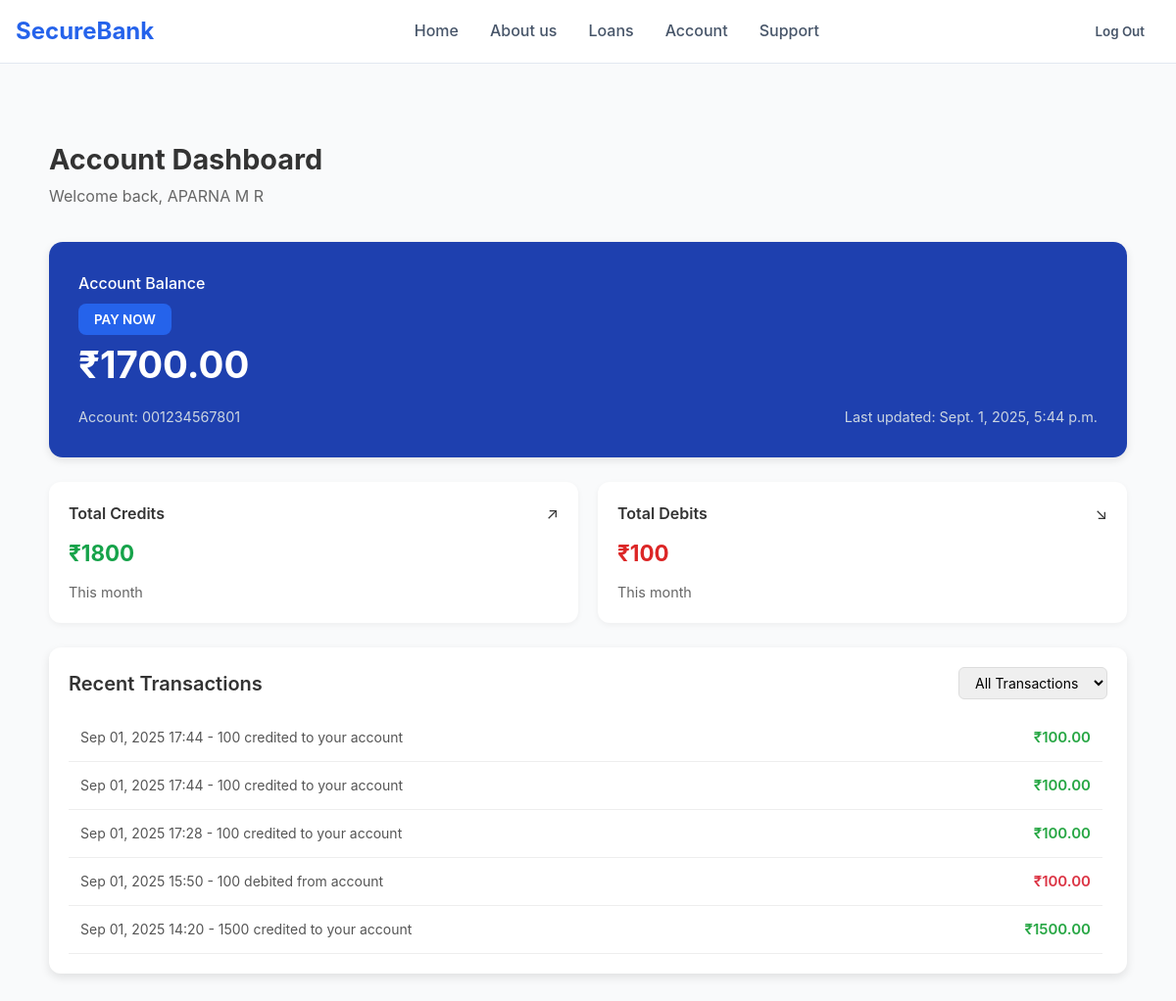
The app's page /account_dashboard/ (signed in), older data.
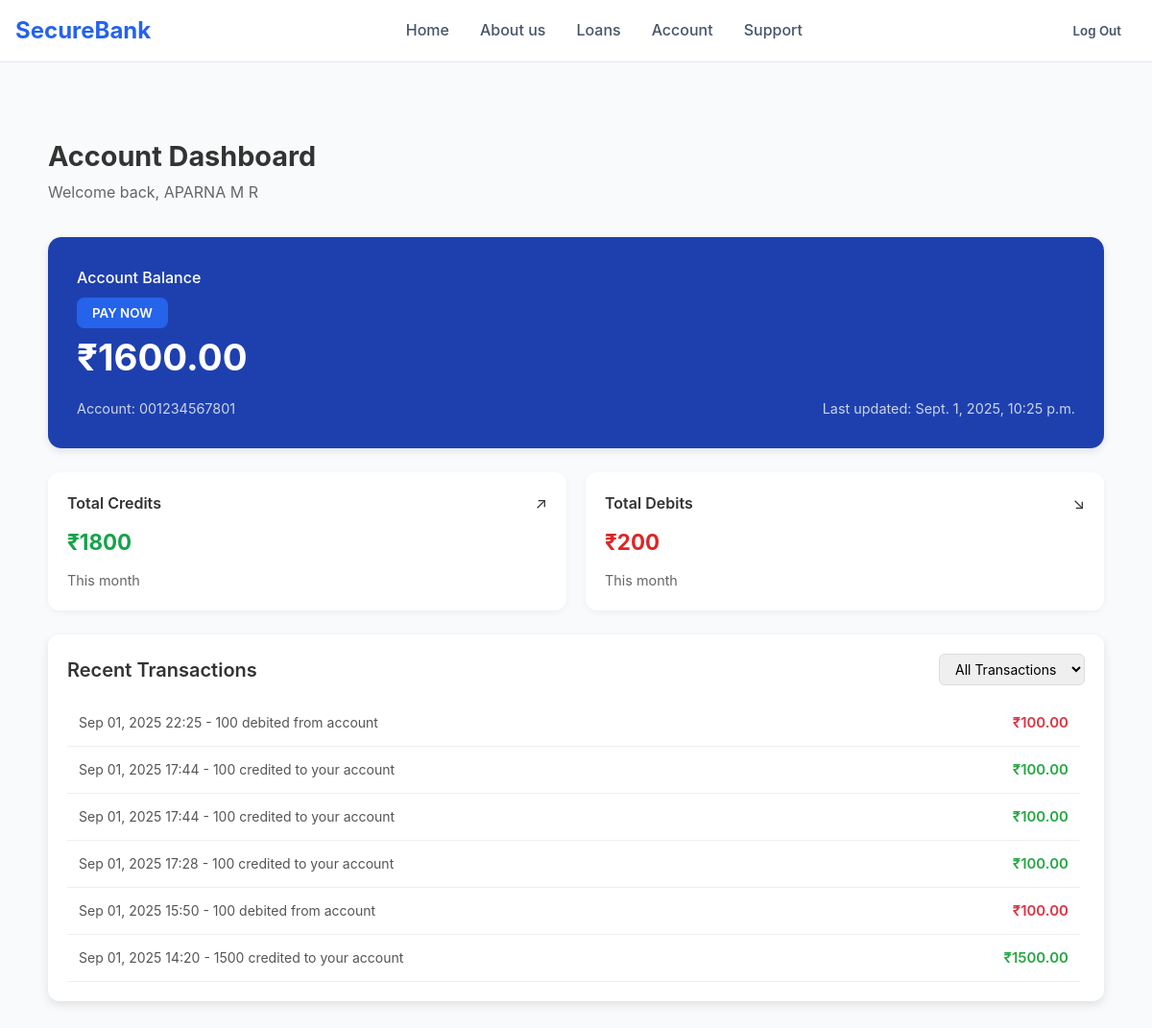
The same page, newer data.
### BankApp/models.py (models this page shows, shortened)
class Account(models.Model):
    user = models.OneToOneField(User, on_delete=models.CASCADE, blank=True, null=True)
    account_number = models.CharField(max_length=20, unique=True, editable=False)
    balance = models.DecimalField(max_digits=12, decimal_places=2, default=0.00)
    last_updated = models.DateTimeField(auto_now=True)

class Transaction(models.Model):
    TRANSACTION_TYPES = [
        ("credit", "Credit"),
        ("debit", "Debit"),
    ]
    account = models.ForeignKey(Account, on_delete=models.CASCADE, related_name="transactions")
    transaction_type = models.CharField(max_length=10, choices=TRANSACTION_TYPES)
    amount = models.DecimalField(max_digits=10, decimal_places=2)
    description = models.CharField(max_length=255, blank=True, null=True)
    timestamp = models.DateTimeField(auto_now_add=True)

### BankApp/views.py (the view)
# urls.py: path('account_dashboard/',views.account_dashboard,name="account_dashboard"),
def account_dashboard(request):
    try:
        account = Account.objects.get(user=request.user)
    except Account.DoesNotExist:
        messages.error(request, "❌ No account found. Please create one.")
        return redirect("homepage")
    start_month = now().replace(day=1, hour=0, minute=0, second=0, microsecond=0)
    total_credits = Transaction.objects.filter(
        account=account,
        transaction_type="credit",
        timestamp__gte=start_month
    ).aggregate(total=Sum("amount"))["total"] or 0
    total_debits = Transaction.objects.filter(
        account=account,
        transaction_type="debit",
        timestamp__gte=start_month
    ).aggregate(total=Sum("amount"))["total"] or 0
    transactions = Transaction.objects.filter(account=account).order_by("-timestamp")[:10]
    return render(request, "account.html", {
        "account": account,
        "total_credits": total_credits,
        "total_debits": total_debits,
        "transactions": transactions,
    })

### BankApp/templates/account.html (shortened to what this page needs)
{% load static %}
<!DOCTYPE html>
<html lang="en">
<head>
    <link rel="stylesheet" href="{% static 'css/account.css' %}">
</head>
<body>
    <nav class="navbar">
        <div class="nav-container">
            <div class="nav-content">
                <div class="logo">
                    <h1>SecureBank</h1>
                </div>
                <div class="nav-links">
                    <a href="{% url 'homepage'%}" class="nav-link">Home</a>
                    <a href="#" class="nav-link">About us</a>
                    <a href="#" class="nav-link">Loans</a>
                    <a href="{% url 'account_dashboard' %}"class="nav-link">Account</a>
                    <a href="#" class="nav-link">Support</a>
                </div>
                <div class="auth-buttons">
    {% if request.user.is_authenticated %}
        <a href="{% url 'logout' %}">
            <button class="btn-ghost">Log Out</button>
        </a>
    {% else %}
        <button class="btn-ghost" onclick="openModal('login')">Log In</button>
        <button class="btn-primary" onclick="openModal('signup')">Sign Up</button>
    {% endif %}
</div>
            </div>
        </div>
    </nav>
    <main class="account-main">
        <div class="container">
                <div class="account-header">
    <h1>Account Dashboard</h1>
    <p>Welcome back, {{ request.user.first_name|upper }} {{ request.user.last_name|upper }}</p>
</div>
<div class="balance-card">
    <div class="balance-header">
        <h2>Account Balance</h2>
        <button class="btn-primary transfer-btn" onclick="openmoneyModal()">PAY NOW</button>
    </div>
    <div class="balance-amount">₹{{ account.balance }}</div>
    <div class="balance-info">
        <span class="account-number">Account: {{ account.account_number }}</span>
        <span class="last-updated">Last updated: {{ account.last_updated }}</span>
    </div>
</div>
<div class="summary-cards">
    <div class="summary-card credit">
        <div class="summary-header">
            <h3>Total Credits</h3>
            <span class="arrow-up">↗</span>
        </div>
        <div class="summary-amount">₹{{ total_credits }}</div>
        <div class="summary-period">This month</div>
    </div>
   <div class="summary-card debit">
    <div class="summary-header">
        <h3>Total Debits</h3>
        <span class="arrow-down">↘</span>
    </div>
    <div class="summary-amount">₹{{ total_debits }}</div>
    <div class="summary-period">This month</div>
</div>
</div>
<div class="transaction-history">
    <div class="transaction-header">
        <h2>Recent Transactions</h2>
        <select id="filterSelect" class="filter-select">
            <option value="all">All Transactions</option>
        </select>
    </div>
<div class="transaction-list">
    {% for tx in transactions %}
        <div class="transaction-item" data-type="{{ tx.transaction_type }}">
            <div class="transaction-left">
                <span>{{ tx.timestamp|date:"M d, Y H:i" }}</span> -
                <span>{{ tx.description }}</span>
            </div>
            <div class="transaction-right {% if tx.transaction_type == 'credit' %}credit{% else %}debit{% endif %}">
                ₹{{ tx.amount }}
            </div>
        </div>
    {% empty %}
        <p>No recent transactions</p>
    {% endfor %}
</div>
                    </div>
                </div>
    </main>
</body>
</html>

Row changes from the older to the newer data that the page shows:
changed Account: balance "1700.00" → "1600.00"; last_updated "Sept. 1, 2025, 5:44 p.m." → "Sept. 1, 2025, 10:25 p.m."
added Transaction: timestamp "Sep 01, 2025 22:25", description "100 debited from account", amount "100.00", transaction_type "debit" (drawn)
Text that changed along with them:
{{ total_debits }}: "100" → "200"
